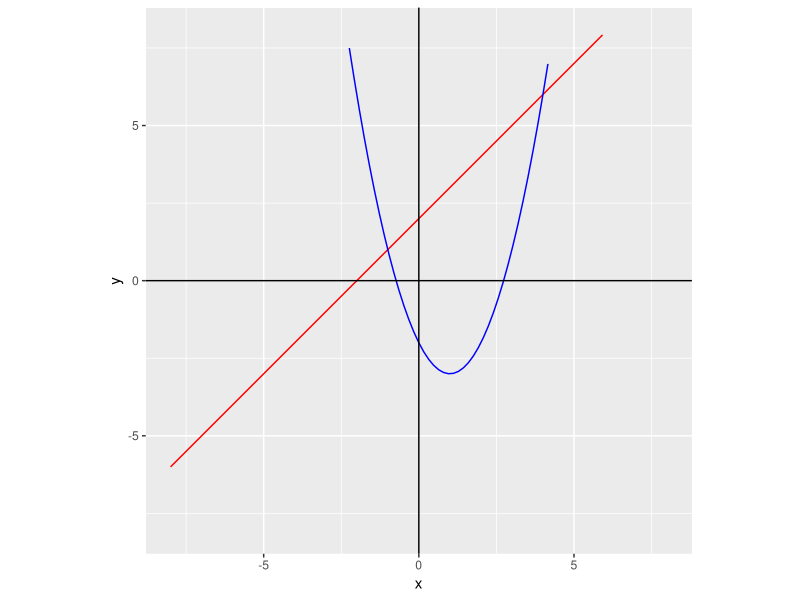

Write the R code that produced this figure.
## ---- chunk 1
fx <- function(x){
  2*x-9
}
integrate(fx, 4.5, 8.5)
## ---- chunk 2
library(ggplot2)

fx <- function(x){x^2 - 2*x - 2}
gx <- function(x){x + 2}

ggplot(data = data.frame(x = 0), mapping = aes(x = x)) +
  stat_function(fun = gx, color="red") + 
  stat_function(fun = fx, color="blue") +
  geom_hline(yintercept = 0, color="black") +
  geom_vline(xintercept = 0, color="black") +
  xlim(-8, 8) +
  ylim(-8, 8) +
  theme(aspect.ratio=1)
## ---- chunk 3
fx <- function(x){
  (x+2)-(x^2 - 2*x - 2)
}
integrate(fx, -1, 4)
